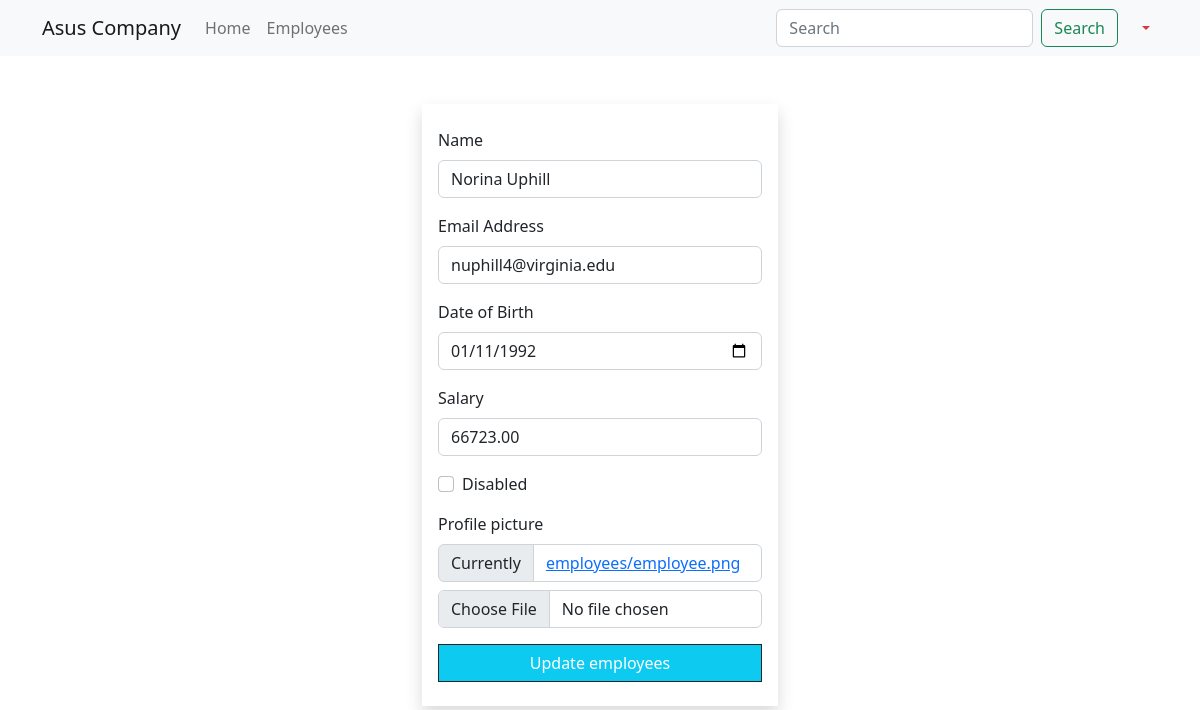
The page /employees/update/5 (signed in) on the database its author committed.
### main_app/models.py (models this page shows, shortened)
class Employee(models.Model):
    name = models.CharField(max_length=40)
    email = models.EmailField(unique=True)
    dob = models.DateField(null=True)
    salary = models.DecimalField(max_digits=7, decimal_places=2)
    disabled = models.BooleanField(default=False)
    profile_picture = models.ImageField(upload_to=unique_img_name, null=True, default='employees/employee.png')
    created_at = models.DateTimeField(auto_now_add=True, null=True)
    updated_at = models.DateTimeField(auto_now=True, null=True)

### main_app/views.py (the view)
# urls.py: path('employees/update/<int:emp_id>', views.employee_update, name='update'),
@login_required
@permission_required('main_app.chnage_employee', raise_exception=True)
def employee_update(request, emp_id):
    employee = get_object_or_404(Employee, pk=emp_id)  # SELECT * FROM employees  WHERE id=1
    if request.method == 'POST':
        form = EmployeeForm(request.POST, request.FILES, instance=employee)
        if form.is_valid():
            form.save()
            messages.success(request, 'Employee updated successfully!')
            return redirect('details', emp_id)
    else:
        form = EmployeeForm(instance=employee)
    return render(request, 'update.html', {'form': form})

### main_app/app_forms.py
class EmployeeForm(forms.ModelForm):
    class Meta:
        model = Employee
        fields = '__all__'
        widgets = {
            'dob': forms.DateInput(attrs={'type': 'date', 'min': '1990-01-01', 'max': '2005-12-31'}),
            'salary': forms.NumberInput(attrs={'max': 100000, 'min': 50000})
        }
        labels = {
            'dob': 'Date of Birth',
            'email': 'Email Address'
        }

### templates/update.html (shortened to what this page needs)
{% extends 'base_template.html' %}
{% load crispy_forms_filters %}
{% block content %}
 {% include 'navbar.html' %}
    <div class="container">
        <div class=" row justify-content-center">
            <div class="col-sm-4">
                <form action="{{ request.path }}" method="post" enctype="multipart/form-data" class="shadow py-4 px-3 mt-5">
                    {{ form | crispy }}
                    <button class="btn btn-dark rounded-0 w-100 bg-info ">Update employees</button>
                </form>
            </div>
        </div>
    </div>
{% endblock %}

### rows shown on the page
Employee: name "Norina Uphill", email "nuphill4@virginia.edu", dob "01/11/1992", salary "66723.00"
